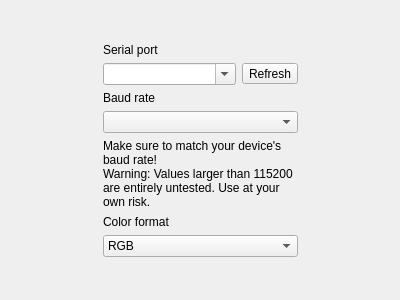
<?xml version="1.0" encoding="UTF-8"?>
<ui version="4.0">
 <class>ConfigureDevicePage</class>
 <widget class="QWizardPage" name="ConfigureDevicePage">
  <property name="geometry">
   <rect>
    <x>0</x>
    <y>0</y>
    <width>400</width>
    <height>300</height>
   </rect>
  </property>
  <property name="windowTitle">
   <string>WizardPage</string>
  </property>
  <property name="title">
   <string>Device configuration</string>
  </property>
  <layout class="QVBoxLayout" name="verticalLayout">
   <item>
    <widget class="QStackedWidget" name="stackedWidget">
     <widget class="QWidget" name="page">
      <layout class="QGridLayout" name="gridLayout">
       <item row="4" column="1">
        <widget class="QLabel" name="label_2">
         <property name="text">
          <string>Baud rate</string>
         </property>
        </widget>
       </item>
       <item row="5" column="2">
        <spacer name="horizontalSpacer_2">
         <property name="orientation">
          <enum>Qt::Horizontal</enum>
         </property>
         <property name="sizeHint" stdset="0">
          <size>
           <width>40</width>
           <height>20</height>
          </size>
         </property>
        </spacer>
       </item>
       <item row="5" column="0">
        <spacer name="horizontalSpacer">
         <property name="orientation">
          <enum>Qt::Horizontal</enum>
         </property>
         <property name="sizeHint" stdset="0">
          <size>
           <width>40</width>
           <height>20</height>
          </size>
         </property>
        </spacer>
       </item>
       <item row="5" column="1">
        <widget class="QComboBox" name="cbBaudRate"/>
       </item>
       <item row="9" column="1">
        <spacer name="verticalSpacer_2">
         <property name="orientation">
          <enum>Qt::Vertical</enum>
         </property>
         <property name="sizeHint" stdset="0">
          <size>
           <width>20</width>
           <height>40</height>
          </size>
         </property>
        </spacer>
       </item>
       <item row="2" column="1">
        <layout class="QHBoxLayout" name="serialPortLayout">
         <item>
          <widget class="QComboBox" name="cbSerialPortName">
           <property name="sizePolicy">
            <sizepolicy hsizetype="Expanding" vsizetype="Fixed">
             <horstretch>0</horstretch>
             <verstretch>0</verstretch>
            </sizepolicy>
           </property>
           <property name="editable">
            <bool>true</bool>
           </property>
           <property name="insertPolicy">
            <enum>QComboBox::NoInsert</enum>
           </property>
           <property name="toolTip">
            <string>Detected serial ports. You can also type a port name manually.</string>
           </property>
          </widget>
         </item>
         <item>
          <widget class="QToolButton" name="tbRefreshSerialPorts">
           <property name="toolTip">
            <string>Rescan serial ports</string>
           </property>
           <property name="text">
            <string>Refresh</string>
           </property>
          </widget>
         </item>
        </layout>
       </item>
       <item row="0" column="1">
        <spacer name="verticalSpacer">
         <property name="orientation">
          <enum>Qt::Vertical</enum>
         </property>
         <property name="sizeHint" stdset="0">
          <size>
           <width>20</width>
           <height>40</height>
          </size>
         </property>
        </spacer>
       </item>
       <item row="1" column="1">
        <widget class="QLabel" name="lSerialPort">
         <property name="text">
          <string>Serial port</string>
         </property>
        </widget>
       </item>
       <item row="8" column="1">
        <widget class="QComboBox" name="cbColorFormat">
         <item>
          <property name="text">
           <string>RGB</string>
          </property>
         </item>
         <item>
          <property name="text">
           <string>RBG</string>
          </property>
         </item>
         <item>
          <property name="text">
           <string>BGR</string>
          </property>
         </item>
         <item>
          <property name="text">
           <string>BRG</string>
          </property>
         </item>
         <item>
          <property name="text">
           <string>GRB</string>
          </property>
         </item>
         <item>
          <property name="text">
           <string>GBR</string>
          </property>
         </item>
        </widget>
       </item>
       <item row="7" column="1">
        <widget class="QLabel" name="label_3">
         <property name="text">
          <string>Color format</string>
         </property>
        </widget>
       </item>
       <item row="6" column="1">
        <widget class="QLabel" name="label">
         <property name="minimumSize">
          <size>
           <width>195</width>
           <height>26</height>
          </size>
         </property>
         <property name="text">
          <string>Make sure to match your device's baud rate!
Warning: Values larger than 115200 are entirely untested. Use at your own risk.</string>
         </property>
         <property name="alignment">
          <set>Qt::AlignLeading|Qt::AlignLeft|Qt::AlignTop</set>
         </property>
         <property name="wordWrap">
          <bool>true</bool>
         </property>
        </widget>
       </item>
      </layout>
     </widget>
     <widget class="QWidget" name="page_2"/>
    </widget>
   </item>
  </layout>
 </widget>
 <resources/>
 <connections/>
</ui>
